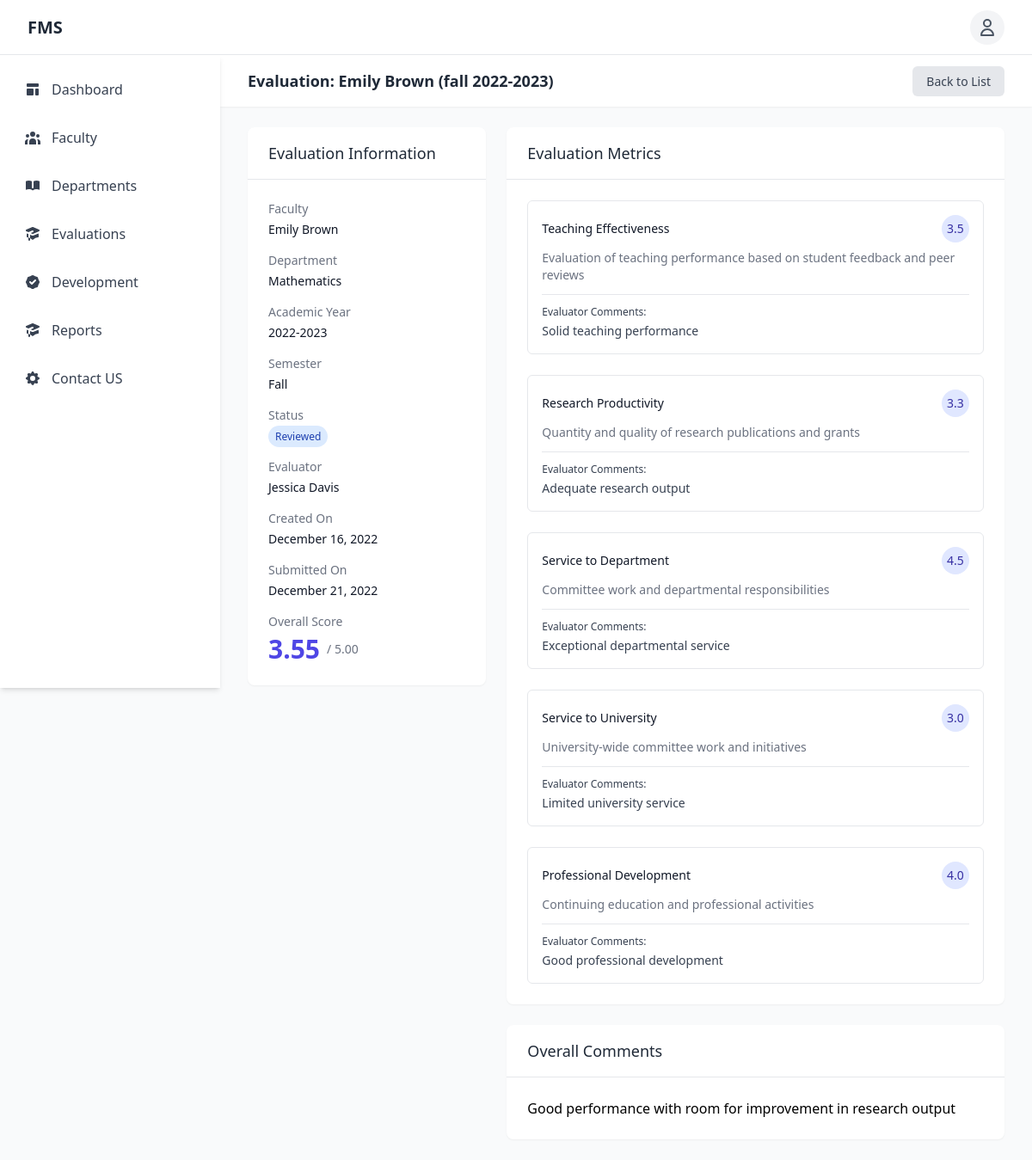
The page /evaluation_view.php?id=2 (signed in) on the database its author committed.
### tables this page shows
CREATE TABLE `evaluations` (
  `evaluation_id` int(11) NOT NULL,
  `faculty_id` int(11) NOT NULL,
  `evaluator_id` int(11) NOT NULL,
  `academic_year` varchar(9) NOT NULL,
  `semester` enum('fall','spring','summer') NOT NULL,
  `status` enum('draft','submitted','reviewed','approved') DEFAULT 'draft',
  `overall_score` decimal(5,2) DEFAULT NULL,
  `comments` text DEFAULT NULL,
  `created_at` timestamp NOT NULL DEFAULT current_timestamp(),
  `submitted_at` datetime DEFAULT NULL,
  `reviewed_at` datetime DEFAULT NULL,
  `approved_at` datetime DEFAULT NULL
);

CREATE TABLE `departments` (
  `department_id` int(11) NOT NULL,
  `name` varchar(100) NOT NULL,
  `code` varchar(10) NOT NULL,
  `description` text DEFAULT NULL,
  `head_id` int(11) DEFAULT NULL,
  `created_at` timestamp NOT NULL DEFAULT current_timestamp(),
  `updated_at` timestamp NOT NULL DEFAULT current_timestamp() ON UPDATE current_timestamp()
);

CREATE TABLE `evaluation_scores` (
  `score_id` int(11) NOT NULL,
  `evaluation_id` int(11) NOT NULL,
  `metric_id` int(11) NOT NULL,
  `score` decimal(5,2) NOT NULL,
  `comments` text DEFAULT NULL
);

CREATE TABLE `performance_metrics` (
  `metric_id` int(11) NOT NULL,
  `name` varchar(100) NOT NULL,
  `description` text DEFAULT NULL,
  `weight` decimal(5,2) NOT NULL DEFAULT 1.00,
  `is_active` tinyint(1) DEFAULT 1,
  `created_at` timestamp NOT NULL DEFAULT current_timestamp()
);

### evaluation_view.php (the view, shortened to what this page needs)
<?php
require_once 'includes/config.php';
$evaluation_id = isset($_GET['id']) ? (int)$_GET['id'] : 0;
try {
    $stmt = $pdo->prepare("
        SELECT e.*,
               CONCAT(f_user.first_name, ' ', f_user.last_name) as faculty_name,
               CONCAT(e_user.first_name, ' ', e_user.last_name) as evaluator_name,
               d.name as department_name
        FROM evaluations e
        JOIN faculty f ON e.faculty_id = f.faculty_id
        JOIN users f_user ON f.faculty_id = f_user.user_id
        JOIN users e_user ON e.evaluator_id = e_user.user_id
        JOIN departments d ON f.department_id = d.department_id
        WHERE e.evaluation_id = ?
    ");
    $stmt->execute([$evaluation_id]);
    $evaluation = $stmt->fetch(PDO::FETCH_ASSOC);
    try {
        $scoreStmt = $pdo->prepare("
            SELECT m.metric_id, m.name as metric_name, m.description, m.weight,
                   s.score, s.comments
            FROM evaluation_scores s
            JOIN performance_metrics m ON s.metric_id = m.metric_id
            WHERE s.evaluation_id = ?
            ORDER BY m.weight DESC
        ");
        $scoreStmt->execute([$evaluation_id]);
        $metrics = $scoreStmt->fetchAll(PDO::FETCH_ASSOC);
        $totalWeight = 0;
        $weightedScore = 0;
        foreach ($metrics as $metric) {
            $totalWeight += $metric['weight'];
            $weightedScore += ($metric['score'] * $metric['weight']);
        }
        $averageScore = $totalWeight > 0 ? $weightedScore / $totalWeight : 0;
    } catch (PDOException $e) {
        $metrics = [];
        $averageScore = 0;
        error_log("Error fetching evaluation scores: " . $e->getMessage());
    }
} catch (PDOException $e) {
    die("Database error: " . $e->getMessage());
}
include 'includes/header.php';
include 'includes/sidebar.php';
?>
<div class="flex-1 sm:ml-64">
    <header class="bg-white shadow-sm">
        <div class="max-w-7xl mx-auto px-4 py-4 sm:px-6 lg:px-8 flex justify-between items-center">
            <h2 class="text-lg font-semibold text-gray-800">
                Evaluation: <?php echo htmlspecialchars($evaluation['faculty_name']); ?> (<?php echo $evaluation['semester'] . ' ' . $evaluation['academic_year']; ?>)
            </h2>
            <div>
                <a href="evaluations.php<?php echo isset($_GET['faculty_id']) ? '?faculty_id=' . $_GET['faculty_id'] : ''; ?>" class="bg-gray-200 text-gray-700 px-4 py-2 rounded-md text-sm font-medium hover:bg-gray-300">
                    Back to List
                </a>
            </div>
        </div>
    </header>
    <main class="max-w-7xl mx-auto px-4 py-6 sm:px-6 lg:px-8">
        <div class="grid grid-cols-1 lg:grid-cols-3 gap-6">
            <div class="lg:col-span-1">
                <div class="bg-white overflow-hidden shadow-sm rounded-lg">
                    <div class="border-b border-gray-200 px-6 py-4">
                        <h3 class="text-lg font-medium text-gray-800">Evaluation Information</h3>
                    </div>
                    <div class="p-6 space-y-4">
                        <div>
                            <h4 class="text-sm font-medium text-gray-500">Faculty</h4>
                            <p class="mt-1 text-sm text-gray-900"><?php echo htmlspecialchars($evaluation['faculty_name']); ?></p>
                        </div>
                        <div>
                            <h4 class="text-sm font-medium text-gray-500">Department</h4>
                            <p class="mt-1 text-sm text-gray-900"><?php echo htmlspecialchars($evaluation['department_name']); ?></p>
                        </div>
                        <div>
                            <h4 class="text-sm font-medium text-gray-500">Academic Year</h4>
                            <p class="mt-1 text-sm text-gray-900"><?php echo htmlspecialchars($evaluation['academic_year']); ?></p>
                        </div>
                        <div>
                            <h4 class="text-sm font-medium text-gray-500">Semester</h4>
                            <p class="mt-1 text-sm text-gray-900"><?php echo htmlspecialchars(ucfirst($evaluation['semester'])); ?></p>
                        </div>
                        <div>
                            <h4 class="text-sm font-medium text-gray-500">Status</h4>
                            <p class="mt-1 text-sm">
                                <span class="px-2 py-1 text-xs rounded-full
                                    <?php
                                    switch ($evaluation['status']) {
                                        case 'reviewed': echo 'bg-blue-100 text-blue-800'; break;
                                    }
                                    ?>">
                                    <?php echo ucfirst($evaluation['status']); ?>
                                </span>
                            </p>
                        </div>
                        <div>
                            <h4 class="text-sm font-medium text-gray-500">Evaluator</h4>
                            <p class="mt-1 text-sm text-gray-900"><?php echo htmlspecialchars($evaluation['evaluator_name']); ?></p>
                        </div>
                        <div>
                            <h4 class="text-sm font-medium text-gray-500">Created On</h4>
                            <p class="mt-1 text-sm text-gray-900"><?php echo date('F j, Y', strtotime($evaluation['created_at'])); ?></p>
                        </div>
                        <?php if ($evaluation['status'] !== 'draft'): ?>
                            <div>
                                <h4 class="text-sm font-medium text-gray-500">Submitted On</h4>
                                <p class="mt-1 text-sm text-gray-900"><?php echo !empty($evaluation['submitted_at']) ? date('F j, Y', strtotime($evaluation['submitted_at'])) : 'Not submitted yet'; ?></p>
                            </div>
                        <?php endif; ?>
                        <div>
                            <h4 class="text-sm font-medium text-gray-500">Overall Score</h4>
                            <div class="mt-1 flex items-center">
                                <div class="text-3xl font-bold text-indigo-600"><?php echo number_format($averageScore, 2); ?></div>
                                <div class="ml-2 text-sm text-gray-500">/ 5.00</div>
                            </div>
                        </div>
                    </div>
                </div>
            </div>
            <div class="lg:col-span-2">
                <div class="bg-white overflow-hidden shadow-sm rounded-lg">
                    <div class="border-b border-gray-200 px-6 py-4">
                        <h3 class="text-lg font-medium text-gray-800">Evaluation Metrics</h3>
                    </div>
                    <div class="p-6">
                        <?php if (empty($metrics)): ?>
                            <p class="text-gray-500">No metrics have been recorded for this evaluation.</p>
                        <?php else: ?>
                            <div class="space-y-6">
                                <?php foreach ($metrics as $metric): ?>
                                    <div class="border border-gray-200 rounded-md p-4">
                                        <div class="flex items-center justify-between">
                                            <h4 class="text-sm font-medium text-gray-900"><?php echo htmlspecialchars($metric['metric_name']); ?></h4>
                                            <div class="flex items-center">
                                                <div class="h-8 w-8 rounded-full bg-indigo-100 flex items-center justify-center text-indigo-800 font-medium text-sm">
                                                    <?php echo number_format($metric['score'], 1); ?>
                                                </div>
                                            </div>
                                        </div>
                                        <p class="mt-2 text-sm text-gray-500"><?php echo htmlspecialchars($metric['description']); ?></p>
                                        <?php if (!empty($metric['comments'])): ?>
                                            <div class="mt-3 pt-3 border-t border-gray-200">
                                                <h5 class="text-xs font-medium text-gray-700 mb-1">Evaluator Comments:</h5>
                                                <p class="text-sm text-gray-700"><?php echo nl2br(htmlspecialchars($metric['comments'])); ?></p>
                                            </div>
                                        <?php endif; ?>
                                    </div>
                                <?php endforeach; ?>
                            </div>
                        <?php endif; ?>
                    </div>
                </div>
                <?php if (!empty($evaluation['comments'])): ?>
                    <div class="bg-white overflow-hidden shadow-sm rounded-lg mt-6">
                        <div class="border-b border-gray-200 px-6 py-4">
                            <h3 class="text-lg font-medium text-gray-800">Overall Comments</h3>
                        </div>
                        <div class="p-6">
                            <div class="prose max-w-none">
                                <?php echo nl2br(htmlspecialchars($evaluation['comments'])); ?>
                            </div>
                        </div>
                    </div>
                <?php endif; ?>
            </div>
        </div>
    </main>
</div>
<?php include 'includes/footer.php'; ?>

### includes/header.php (style rules this page uses)
body { padding-top: 4rem; }

### rows shown on the page
evaluations: semester "fall", academic_year "2022-2023", departments.name "Mathematics", semester "Fall", status "Reviewed", created_at "December 16, 2022", submitted_at "December 21, 2022", comments "Good performance with room for improvement in research output"
evaluation_scores: metric.name "Teaching Effectiveness", score "3.5", metric.description "Evaluation of teaching performance based on student feedback and peer reviews", comments "Solid teaching performance"
evaluation_scores: metric.name "Research Productivity", score "3.3", metric.description "Quantity and quality of research publications and grants", comments "Adequate research output"
evaluation_scores: metric.name "Service to Department", score "4.5", metric.description "Committee work and departmental responsibilities", comments "Exceptional departmental service"
evaluation_scores: metric.name "Service to University", score "3.0", metric.description "University-wide committee work and initiatives", comments "Limited university service"
evaluation_scores: metric.name "Professional Development", score "4.0", metric.description "Continuing education and professional activities", comments "Good professional development"

### other values the page prints
$evaluation['faculty_name'] "Emily Brown"
$evaluation['evaluator_name'] "Jessica Davis"
$averageScore "3.55"
